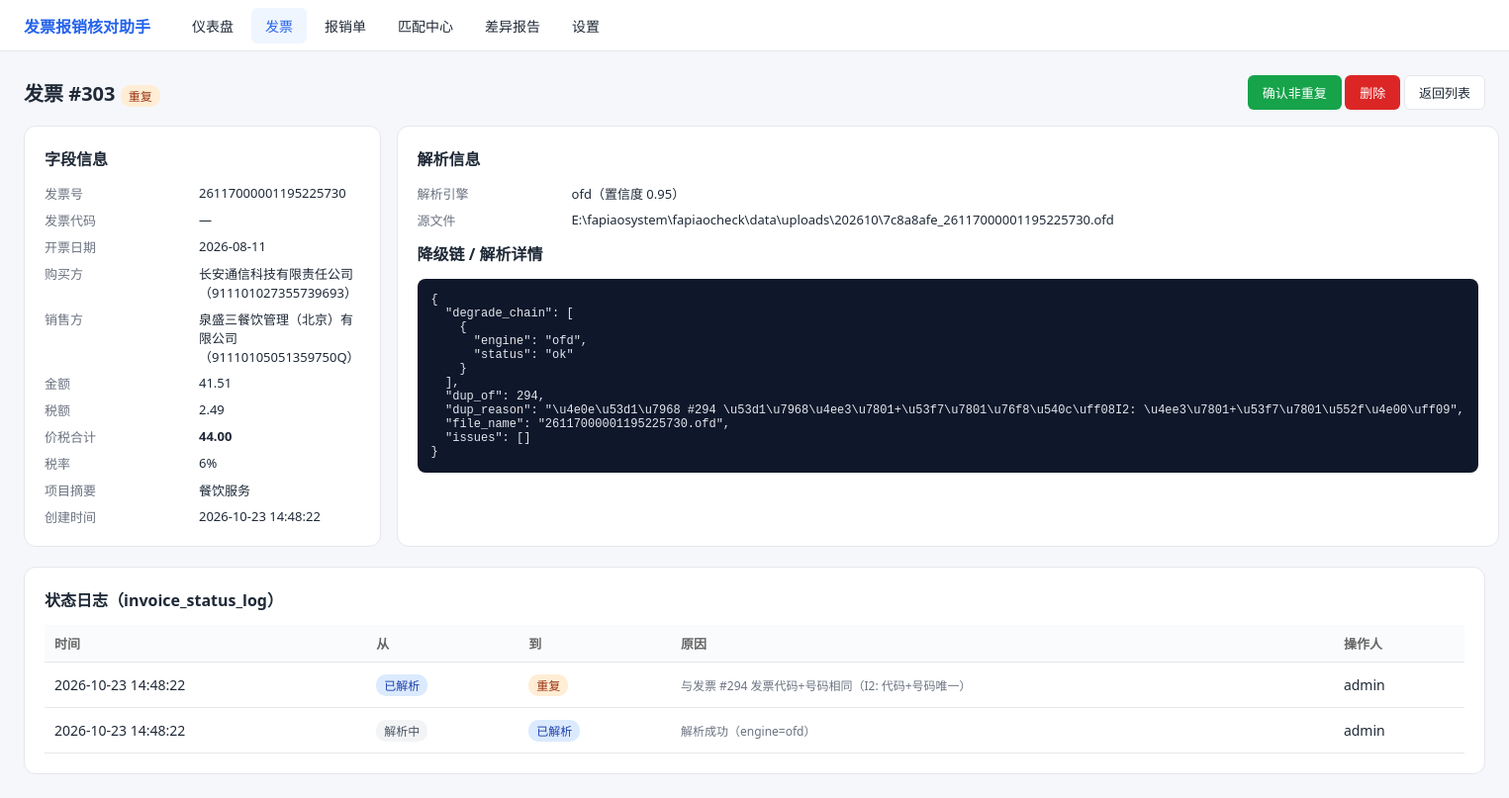
The page /invoices/303 on the database its author committed.
### tables this page shows
CREATE TABLE invoice (
    id               INTEGER PRIMARY KEY AUTOINCREMENT,
    file_hash        TEXT NOT NULL,
    source_path      TEXT,
    file_type        TEXT NOT NULL CHECK(file_type IN ('pdf','ofd','xml','jpg','jpeg','png')),
    invoice_code     TEXT NOT NULL DEFAULT '',
    invoice_no       TEXT NOT NULL DEFAULT '',
    invoice_date     TEXT,
    buyer_name       TEXT NOT NULL DEFAULT '',
    buyer_tax_no     TEXT NOT NULL DEFAULT '',
    seller_name      TEXT NOT NULL DEFAULT '',
    seller_tax_no    TEXT NOT NULL DEFAULT '',
    amount           TEXT,
    tax_amount       TEXT,
    total_amount     TEXT,
    tax_rate         TEXT NOT NULL DEFAULT '',
    item_summary     TEXT NOT NULL DEFAULT '',
    check_code       TEXT NOT NULL DEFAULT '',
    raw_json         TEXT NOT NULL DEFAULT '{}',
    parse_engine     TEXT NOT NULL CHECK(parse_engine IN ('xml','ofd','pdf_text','ocr','manual')),
    parse_confidence REAL NOT NULL DEFAULT 0.0 CHECK(parse_confidence BETWEEN 0 AND 1),
    status           TEXT NOT NULL DEFAULT 'PARSING'
                     CHECK(status IN ('PARSING','PARSED','NORMAL','ABNORMAL','DUPLICATE','MATCHED')),
    is_red_flush     INTEGER NOT NULL DEFAULT 0,
    created_at       TEXT NOT NULL DEFAULT (datetime('now','localtime')),
    updated_at       TEXT NOT NULL DEFAULT (datetime('now','localtime'))
);

CREATE TABLE invoice_status_log (
    id          INTEGER PRIMARY KEY AUTOINCREMENT,
    invoice_id  INTEGER NOT NULL,
    from_status TEXT,
    to_status   TEXT NOT NULL,
    reason      TEXT NOT NULL DEFAULT '',
    operator    TEXT NOT NULL DEFAULT 'system',
    created_at  TEXT NOT NULL DEFAULT (datetime('now','localtime')),
    FOREIGN KEY(invoice_id) REFERENCES invoice(id) ON DELETE CASCADE
);

### app/web/pages.py (the view)
@pages.get("/invoices/{invoice_id}", response_class=HTMLResponse)
def invoice_detail_page(request: Request, invoice_id: int):
    row = invoice_service.invoice_detail(invoice_id)
    if row is None:
        return RedirectResponse("/invoices", status_code=302)
    return templates.TemplateResponse(request, "invoice_detail.html", {
        "request": request, "inv": row,
    })

### app/web/templates/invoice_detail.html (shortened to what this page needs)
{% extends "base.html" %}
{% block content %}
<div style="display:flex;justify-content:space-between;align-items:center;margin-bottom:16px;">
  <h1 style="font-size:20px;">发票 #{{ inv.id }}
    <span class="badge {{ inv.status|badge }}" style="vertical-align:middle;">{{ inv.status|status_cn }}</span>
  </h1>
  <div>
    {% if inv.status == 'DUPLICATE' %}<button class="btn btn-green" onclick="confirmDup()">确认非重复</button>{% endif %}
    <button class="btn btn-danger" onclick="delInv()">删除</button>
    <a class="btn btn-outline" href="/invoices">返回列表</a>
  </div>
</div>
<div class="grid g2">
  <div class="card">
    <h2>字段信息</h2>
    <div class="kv">
      <span class="k">发票号</span><span>{{ inv.invoice_no or '—' }}</span>
      <span class="k">发票代码</span><span>{{ inv.invoice_code or '—' }}</span>
      <span class="k">开票日期</span><span>{{ inv.invoice_date or '—' }}</span>
      <span class="k">购买方</span><span>{{ inv.buyer_name or '—' }}（{{ inv.buyer_tax_no or '—' }}）</span>
      <span class="k">销售方</span><span>{{ inv.seller_name or '—' }}（{{ inv.seller_tax_no or '—' }}）</span>
      <span class="k">金额</span><span>{{ inv.amount or '—' }}</span>
      <span class="k">税额</span><span>{{ inv.tax_amount or '—' }}</span>
      <span class="k">价税合计</span><span><b>{{ inv.total_amount or '—' }}</b></span>
      <span class="k">税率</span><span>{{ inv.tax_rate or '—' }}</span>
      <span class="k">项目摘要</span><span>{{ inv.item_summary or '—' }}</span>
      <span class="k">创建时间</span><span>{{ inv.created_at }}</span>
    </div>
  </div>
  <div class="card">
    <h2>解析信息</h2>
    <div class="kv">
      <span class="k">解析引擎</span><span>{{ inv.parse_engine }}（置信度 {{ '%.2f'|format(inv.parse_confidence) }}）</span>
      <span class="k">源文件</span><span class="wrap">{{ inv.source_path or '人工录入' }}</span>
    </div>
    <h2 class="mt">降级链 / 解析详情</h2>
    <pre>{{ (inv.raw|fromjson)|tojson(indent=2) }}</pre>
  </div>
</div>
<div class="card">
  <h2>状态日志（invoice_status_log）</h2>
  <table>
    <tr><th>时间</th><th>从</th><th>到</th><th>原因</th><th>操作人</th></tr>
    {% for l in inv.status_log %}
    <tr><td>{{ l.created_at }}</td>
        <td><span class="badge {{ (l.from_status or '')|badge }}">{{ (l.from_status or '—')|status_cn }}</span></td>
        <td><span class="badge {{ l.to_status|badge }}">{{ l.to_status|status_cn }}</span></td>
        <td class="wrap muted">{{ l.reason }}</td><td>{{ l.operator }}</td></tr>
    {% else %}<tr><td colspan="5" class="muted">暂无日志</td></tr>{% endfor %}
  </table>
</div>
{% endblock %}

### app/web/templates/base.html (style rules this page uses)
:root { --primary:#2563eb;--bg:#f5f7fa;--card:#fff;--border:#e5e7eb;--text:#1f2937;--muted:#6b7280; }
* { box-sizing:border-box;margin:0;padding:0; }
body { font-family:"Microsoft YaHei",system-ui,sans-serif;background:var(--bg);color:var(--text);font-size:14px; }
.card { background:var(--card);border:1px solid var(--border);border-radius:12px;padding:20px;margin-bottom:20px; }
.card h2 { font-size:16px;margin-bottom:14px; }
.grid { display:grid;gap:16px; }
.g2 { grid-template-columns:repeat(2,1fr); }
table { width:100%;border-collapse:collapse; }
th,td { padding:9px 10px;border-bottom:1px solid var(--border);text-align:left;white-space:nowrap;vertical-align:middle; }
tbody td { height:46px; }
th { color:#666;font-weight:600;background:#fafbfc;font-size:13px; }
td.wrap { white-space:normal;min-width:160px; }
.badge { display:inline-block;padding:2px 8px;border-radius:10px;font-size:12px;font-weight:500; }
.badge-orange { background:#ffedd5;color:#9a3412; }
.badge-blue { background:#dbeafe;color:#1e40af; }
.badge-gray { background:#f3f4f6;color:#4b5563; }
.btn { display:inline-block;padding:7px 14px;border-radius:6px;border:1px solid transparent;background:var(--primary);color:#fff;cursor:pointer;font-size:13px;text-decoration:none; }
.btn-outline { background:#fff;color:var(--text);border-color:var(--border); }
.btn-danger { background:#dc2626; }
.btn-green { background:#16a34a; }
.muted { color:var(--muted);font-size:12px; }
.mt { margin-top:12px; }
.kv { display:grid;grid-template-columns:140px 1fr;gap:8px 16px;font-size:13px; }
.kv .k { color:var(--muted); }
pre { background:#0f172a;color:#e2e8f0;padding:14px;border-radius:8px;font-size:12px;overflow:auto; }

### rows shown on the page
invoice: id "303", status|status_cn "重复", invoice_no "26117000001195225730", invoice_code "—", invoice_date "2026-08-11", buyer_name "长安通信科技有限责任公司", buyer_tax_no "911101027355739693", seller_name "泉盛三餐饮管理（北京）有限公司", seller_tax_no "91110105051359750Q", amount "41.51", tax_amount "2.49", total_amount "44.00", tax_rate "6%", item_summary "餐饮服务", created_at "2026-10-23 14:48:22", parse_engine "ofd", parse_confidence "0.95", source_path "E:\\fapiaosystem\\fapiaocheck\\data\\uploads\\202610\\7c8a8afe_26117000001195225730.ofd"
invoice_status_log: created_at "2026-10-23 14:48:22", from_status "已解析", to_status|status_cn "重复", reason "与发票 #294 发票代码+号码相同（I2: 代码+号码唯一）", operator "admin"
invoice_status_log: created_at "2026-10-23 14:48:22", from_status "解析中", to_status|status_cn "已解析", reason "解析成功（engine=ofd）", operator "admin"
